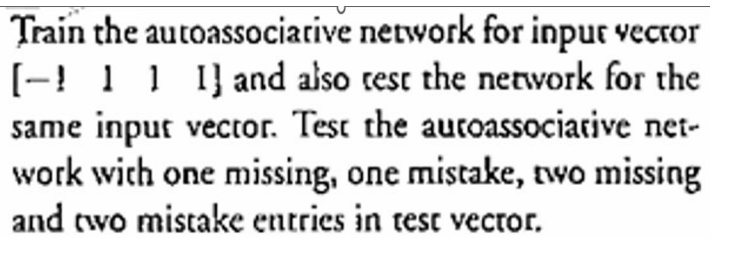
#> input picture loser.png, 732 x 257 px
$ jupyter execute --allow-errors firstmodel.ipynb
#> lines starting #> are read from the running program, lines starting #| are printed output that depends on the picture; after the words box and inside, x2 and y2 are one past the last pixel; in counts of white or black regions, pixels touching at a corner belong together
[cell 1]
import cv2
import pytesseract
from PIL import Image

# Load the image using OpenCV
image_path = 'loser.png'
image_cv = cv2.imread(image_path)
#> image_cv is the input picture: shape (257, 732, 3); min 0, max 255, mean 220.5

# Convert to grayscale
gray = cv2.cvtColor(image_cv, cv2.COLOR_BGR2GRAY)

# Apply simple binary thresholding
_, binary_image = cv2.threshold(gray, 0, 255, cv2.THRESH_BINARY | cv2.THRESH_OTSU)
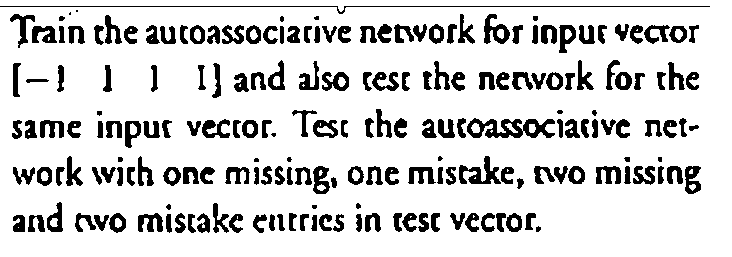
#> binary_image: shape (257, 732); 83.9% white; 197 black regions (9 under 20 px), largest, box (x1, y1, x2, y2) and area: (467, 118, 555, 138) 979, (0, 6, 710, 14) 731, (459, 156, 501, 184) 523

# Save the processed image if needed
processed_image_path = 'img61.png'
cv2.imwrite(processed_image_path, binary_image)

# Load the processed image with Pillow
processed_image = Image.open(processed_image_path)

# Use Tesseract to perform OCR on the processed image
#> (the rest of this cell did not finish here and is left out)


$ run again, with imp2.png copied over loser.png
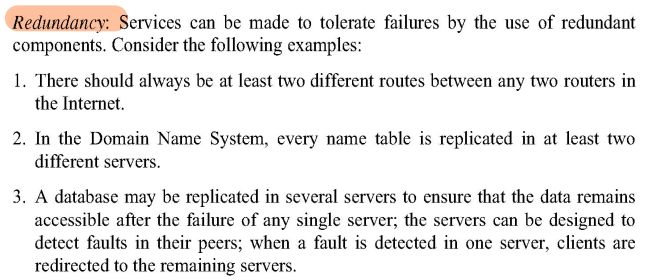
#> input picture imp2.png, 670 x 280 px
#> image_cv is the input picture: shape (280, 670, 3); mean B, G, R 234.1, 234.6, 235.5
#> `_, binary_image = cv2.threshold(gray, 0, 255, cv2.THRESH_BINARY | cv2...`:
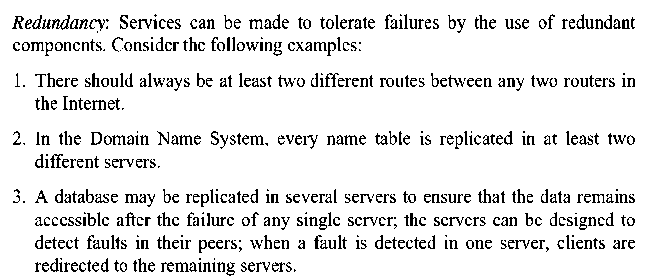
#> binary_image: shape (280, 670); 91% white; black in thin lines or dots, all inside (x1, y1, x2, y2) = (12, 14, 635, 276)

$ run again, with imp8.png copied over loser.png
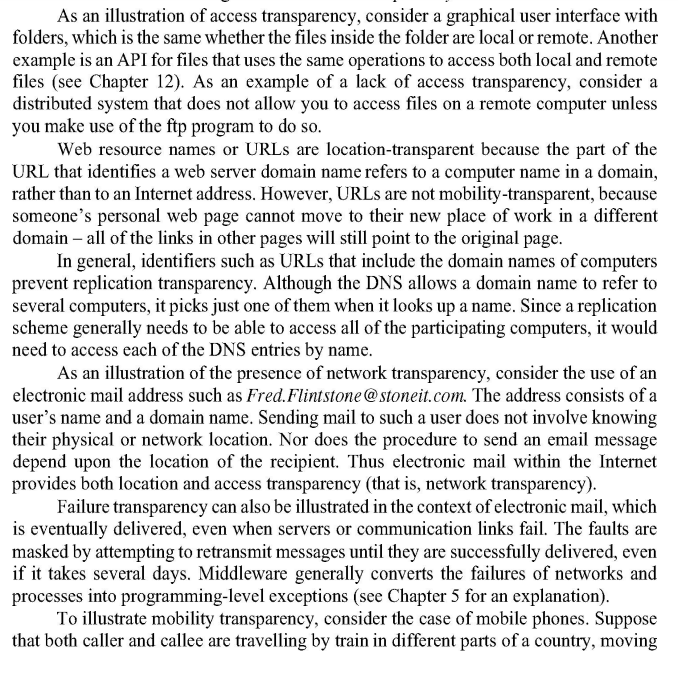
#> input picture imp8.png, 678 x 675 px
#> image_cv is the input picture: shape (675, 678, 3); min 0, max 255, mean 222.4
#> `_, binary_image = cv2.threshold(gray, 0, 255, cv2.THRESH_BINARY | cv2...`:
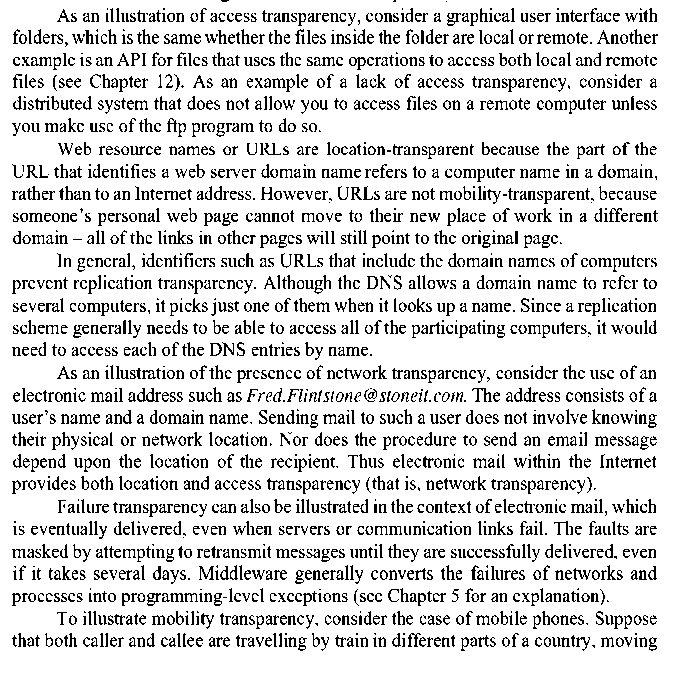
#> binary_image: shape (675, 678); 85.1% white; black in thin lines or dots
